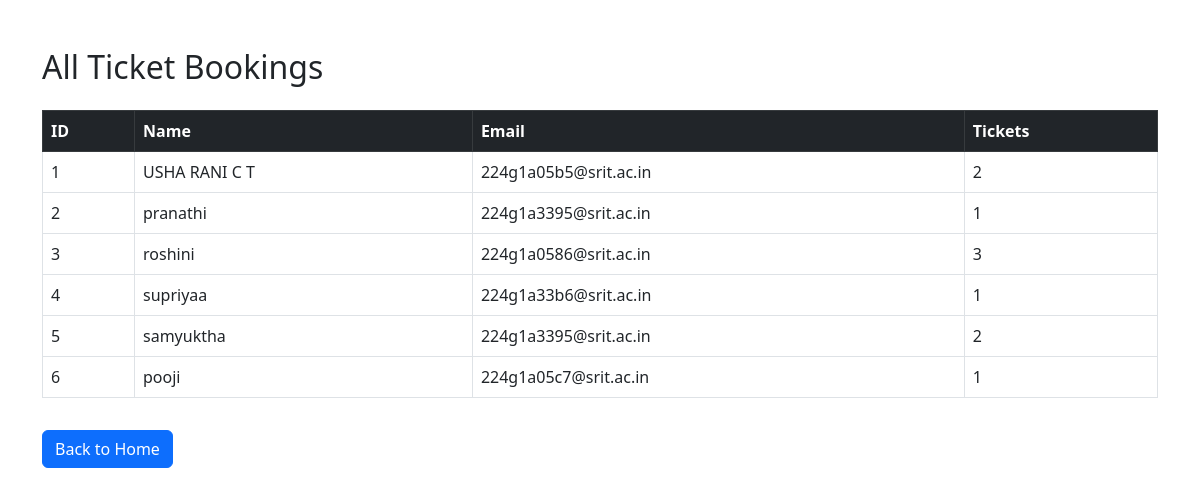
Screenshot of /bookings with the database file from the repository.
### tables this page shows
CREATE TABLE bookings (
            id INTEGER PRIMARY KEY AUTOINCREMENT,
            name TEXT NOT NULL,
            email TEXT NOT NULL,
            tickets INTEGER NOT NULL
        );

### app.py (the view)
@app.route('/bookings')
def bookings():
    conn = sqlite3.connect('database/tickets.db')
    c = conn.cursor()
    c.execute("SELECT * FROM bookings")
    all_bookings = c.fetchall()
    conn.close()
    return render_template('bookings.html', bookings=all_bookings)

### templates/bookings.html (shortened to what this page needs)
<!DOCTYPE html>
<html lang="en">
<head>
  <link rel="stylesheet" href="https://cdn.jsdelivr.net/npm/bootstrap@5.3.0/dist/css/bootstrap.min.css">
</head>
<body>
  <div class="container mt-5">
    <h2 class="mb-4">All Ticket Bookings</h2>
    {% if bookings %}
      <table class="table table-bordered">
        <thead class="table-dark">
          <tr>
            <th>ID</th>
            <th>Name</th>
            <th>Email</th>
            <th>Tickets</th>
          </tr>
        </thead>
        <tbody>
          {% for booking in bookings %}
            <tr>
              <td>{{ booking[0] }}</td>
              <td>{{ booking[1] }}</td>
              <td>{{ booking[2] }}</td>
              <td>{{ booking[3] }}</td>
            </tr>
          {% endfor %}
        </tbody>
      </table>
    {% else %}
      <p>No bookings found.</p>
    {% endif %}
    <a href="/" class="btn btn-primary mt-3">Back to Home</a>
  </div>
</body>
</html>

### rows the page displays
bookings: id "1", name "USHA RANI C T", email "224g1a05b5@srit.ac.in", tickets "2"
bookings: id "2", name "pranathi", email "224g1a3395@srit.ac.in", tickets "1"
bookings: id "3", name "roshini", email "224g1a0586@srit.ac.in", tickets "3"
bookings: id "4", name "supriyaa", email "224g1a33b6@srit.ac.in", tickets "1"
bookings: id "5", name "samyuktha", email "224g1a3395@srit.ac.in", tickets "2"
bookings: id "6", name "pooji", email "224g1a05c7@srit.ac.in", tickets "1"
